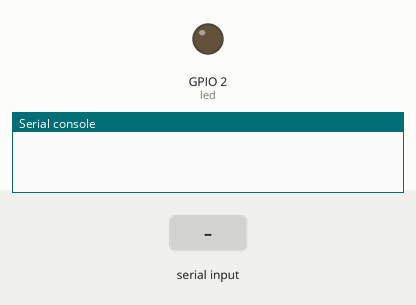
This program was run on a simulated ESP32 board running MicroPython. Parts: output pins drawn as LEDs (lit = HIGH), the last lines printed to the serial console. The test bench sets the inputs (shaded band).

Above: at 1.2 s.
1.3 s: "on" received over the second serial link
At 2.1 s:
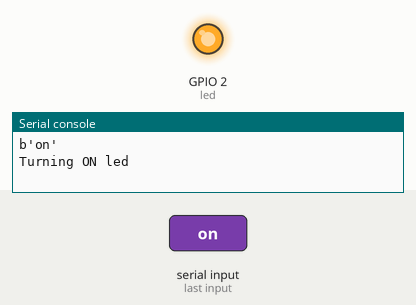
2.8 s: "off" received over the second serial link
At 3.3 s:
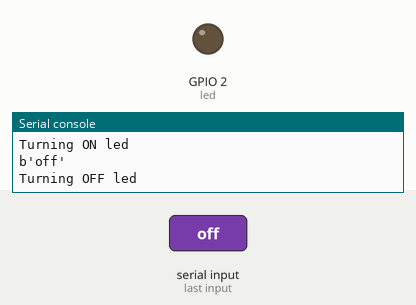
Timing chart, 0 to 5.8 s (numbered marks = the images above; inputs shaded):
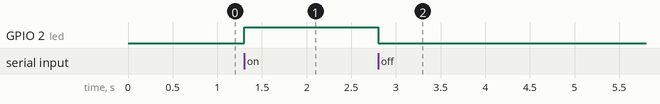

Measured:
- after the input at 1.3 s, GPIO 2 (led): LOW → HIGH at once
- after the input at 2.8 s, GPIO 2 (led): HIGH → LOW at once

The program:

test.py
```python
import machine
led = machine.Pin(2, machine.Pin.OUT)
uart = machine.UART(2, 115200)

strmsg = ''

while True:
    if uart.any() > 0:
        strmsg = uart.read()
        print(strmsg)

        if 'on' in strmsg:
            led.on()
            uart.write('Turning ON led')
            print('Turning ON led')
        elif 'off' in strmsg:
            led.off()
            uart.write('Turning OFF led')
            print('Turning OFF led')
        else:
            uart.write('Invalid command.')
            print('Invalid command.')
```
